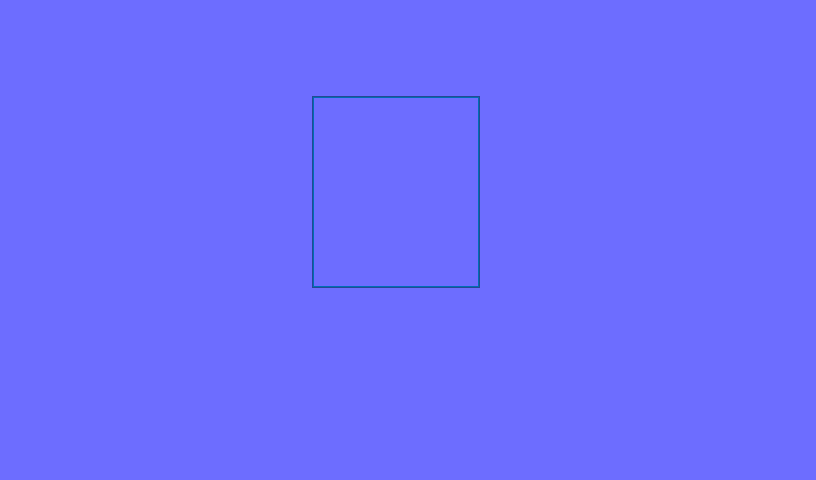

A 2D game scene composited from a Tiled map and its tileset images. What follows is a short description and the map's XML, with each tile layer's data collapsed to a summary:
An orthogonal 34x20 tile map with 24x24 px tiles, 1 tile layer (Tile Layer 1).

<map version="1.0" orientation="orthogonal" width="34" height="20" tilewidth="24" tileheight="24">
 <properties>
  <property name="tileset" value="res/playfield_background.png" />
 </properties>
 <tileset firstgid="1" name="playfield_background" tilewidth="24" tileheight="24">
  <image source="playfield_background.png" width="256" height="256" />
 </tileset>
 <layer name="Tile Layer 1" width="34" height="20">
  <data>[680 cells, 680 non-empty, 10 distinct tile ids]</data>
 </layer>
</map>
